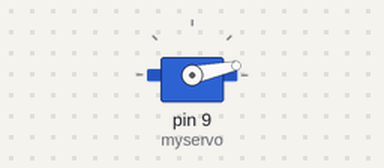
The sketch below on a simulated Arduino Uno, built with avr-gcc and run on an emulated ATmega328P. Shown: servo.

Above: at 0.05 s.
Timing chart, 0 to 3.0 s (numbered marks = the images above):
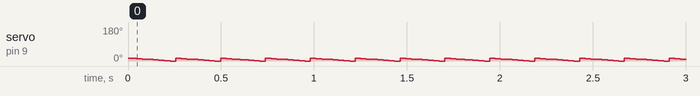

Measured:
- by itself, servo on pin 9 (myservo): ramps from 14° to 0° and jumps back, once every 0.24 s

The sketch:

servo_main.ino
```cpp
#include <Servo.h>

Servo myservo; // create servo object to control a servo
int pos = 0;   // variable to store the servo position
int pos_closed = 15; // variable to do closed position
bool open = false;

void setup()
{
    myservo.attach(9); // attaches the servo on pin 9 to the servo object
}

void loop()
{
    if (open)
    {
        for (pos = 0; pos <= pos_closed; pos++)
        {
            myservo.write(pos);
            delay(15);
        }
    }

    if (!open)
    {
        // Sweep back to 0 degrees
        for (pos = pos_closed; pos >= 0; pos--)
        {
            myservo.write(pos);
            delay(15);
        }
    }
}
```
